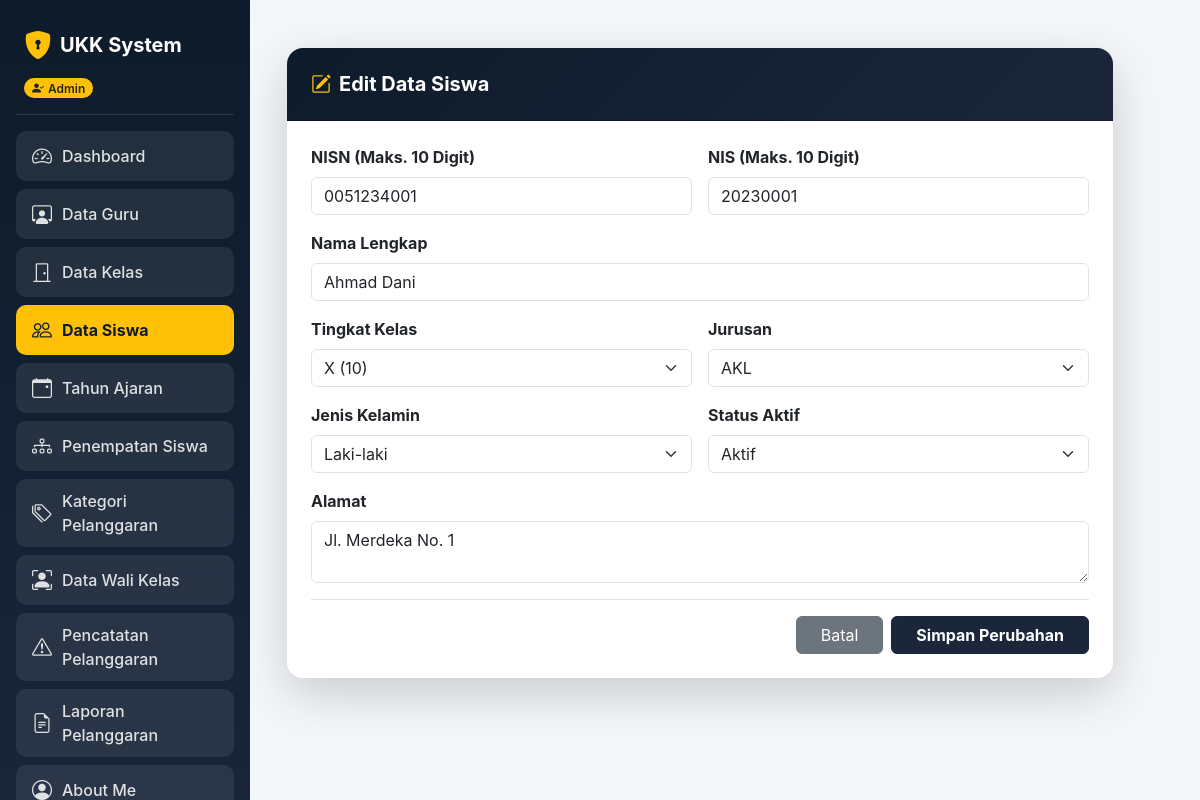
The app's page /siswa/siswa_edit.php?id=1 (signed in) with its own data.
### tables this page shows
CREATE TABLE `t_siswa` (
  `id` int(11) NOT NULL,
  `nis` varchar(30) DEFAULT NULL,
  `nisn` varchar(20) NOT NULL,
  `nama` varchar(50) DEFAULT NULL,
  `jenis_kelamin` char(1) NOT NULL,
  `tanggal_lahir` date NOT NULL,
  `alamat` text NOT NULL,
  `status_aktif` tinyint(1) NOT NULL,
  `created_at` timestamp NULL DEFAULT current_timestamp(),
  `updated_at` timestamp NULL DEFAULT current_timestamp()
);

### siswa/siswa_edit.php (the view, shortened to what this page needs)
<?php
include '../koneksi.php';
$role = $_SESSION['role'];
$id = $_GET['id'] ?? '';
$id = mysqli_real_escape_string($koneksi, $id);
$q_data = mysqli_query($koneksi, "SELECT * FROM t_siswa WHERE id = '$id'");
$data   = mysqli_fetch_assoc($q_data);
?>
<!DOCTYPE html>
<html lang="id">
<head>
  <link href="https://cdn.jsdelivr.net/npm/bootstrap@5.3.0/dist/css/bootstrap.min.css" rel="stylesheet">
  <link rel="stylesheet" href="https://cdn.jsdelivr.net/npm/bootstrap-icons@1.11.1/font/bootstrap-icons.css">
</head>
<body>
  <div class="container-fluid">
    <div class="row">
      <div class="col-md-3 col-lg-2 sidebar p-3 text-white">
        <div class="d-flex align-items-center gap-2 mb-2 px-2 mt-2">
          <i class="bi bi-shield-lock-fill fs-3 text-warning"></i>
          <h4 class="mb-0 fw-bold fs-5">UKK System</h4>
        </div>
        <div class="px-2 mb-3">
          <span class="badge bg-warning text-dark px-2 py-1 rounded-pill fw-semibold"><i class="bi bi-person-check-fill me-1"></i><?= $role; ?></span>
        </div>
        <hr class="text-white-50">
        <ul class="nav flex-column mb-auto">
          <li class="nav-item"><a href="../dashboard.php?tab=menu1" class="nav-link-custom"><i class="bi bi-speedometer2 fs-5"></i><span>Dashboard</span></a></li>
          <li class="nav-item"><a href="../dashboard.php?tab=menu2" class="nav-link-custom"><i class="bi bi-person-workspace fs-5"></i><span>Data Guru</span></a></li>
          <li class="nav-item"><a href="../dashboard.php?tab=menu3" class="nav-link-custom"><i class="bi bi-door-closed fs-5"></i><span>Data Kelas</span></a></li>
          <li class="nav-item"><a href="../dashboard.php?tab=menu4" class="nav-link-custom" style="background-color: #ffc107; color: #0d1b2a; font-weight: 700;"><i class="bi bi-people fs-5"></i><span>Data Siswa</span></a></li>
          <li class="nav-item"><a href="../dashboard.php?tab=menu5" class="nav-link-custom"><i class="bi bi-calendar-event fs-5"></i><span>Tahun Ajaran</span></a></li>
          <li class="nav-item"><a href="../dashboard.php?tab=menu6" class="nav-link-custom"><i class="bi bi-diagram-3 fs-5"></i><span>Penempatan Siswa</span></a></li>
          <li class="nav-item"><a href="../dashboard.php?tab=menu7" class="nav-link-custom"><i class="bi bi-tags fs-5"></i><span>Kategori Pelanggaran</span></a></li>
          <li class="nav-item"><a href="../dashboard.php?tab=menu8" class="nav-link-custom"><i class="bi bi-person-bounding-box fs-5"></i><span>Data Wali Kelas</span></a></li>
          <li class="nav-item"><a href="../dashboard.php?tab=menu9" class="nav-link-custom"><i class="bi bi-exclamation-triangle fs-5"></i><span>Pencatatan Pelanggaran</span></a></li>
          <li class="nav-item"><a href="../dashboard.php?tab=menu10" class="nav-link-custom"><i class="bi bi-file-earmark-text fs-5"></i><span>Laporan Pelanggaran</span></a></li>
          <li class="nav-item"><a href="../dashboard.php?tab=menu_about" class="nav-link-custom"><i class="bi bi-person-circle fs-5"></i><span>About Me</span></a></li>
        </ul>
      </div>
      <main class="col-md-9 col-lg-10 p-4 ms-auto">
        <div class="container py-4" style="max-width: 850px;">
          <form action="" method="POST">
            <div class="card shadow-lg border-0 rounded-4 overflow-hidden">
              <div class="card-header text-white p-4" style="background: linear-gradient(135deg, #0d1b2a 0%, #1b263b 100%);">
                <h5 class="mb-0 fw-bold"><i class="bi bi-pencil-square me-2 text-warning"></i>Edit Data Siswa</h5>
              </div>
              <div class="card-body p-4 bg-white">
                <div class="row g-3 mb-3">
                  <div class="col-md-6">
                    <label class="form-label fw-bold">NISN (Maks. 10 Digit)</label>
                    <input type="text" name="nisn" class="form-control" maxlength="10" value="<?= htmlspecialchars($data['nisn'] ?? ''); ?>" oninput="this.value = this.value.replace(/[^0-9]/g, '')" required>
                  </div>
                  <div class="col-md-6">
                    <label class="form-label fw-bold">NIS (Maks. 10 Digit)</label>
                    <input type="text" name="nis" class="form-control" maxlength="10" value="<?= htmlspecialchars($data['nis'] ?? ''); ?>" oninput="this.value = this.value.replace(/[^0-9]/g, '')" required>
                  </div>
                </div>
                <div class="mb-3">
                  <label class="form-label fw-bold">Nama Lengkap</label>
                  <input type="text" name="nama" class="form-control" value="<?= htmlspecialchars($data['nama'] ?? ''); ?>" required>
                </div>
                <div class="row g-3 mb-3">
                  <div class="col-md-6">
                    <label class="form-label fw-bold">Tingkat Kelas</label>
                    <select name="kelas" class="form-select" required>
                      <option value="X" <?= (($data['kelas'] ?? '') == 'X') ? 'selected' : ''; ?>>X (10)</option>
                    </select>
                  </div>
                  <div class="col-md-6">
                    <label class="form-label fw-bold">Jurusan</label>
                    <select name="jurusan" class="form-select" required>
                      <?php
                      $q_jur = mysqli_query($koneksi, "SELECT DISTINCT jurusan FROM t_kelas WHERE jurusan IS NOT NULL AND jurusan != '' ORDER BY jurusan ASC");
                      while ($j = mysqli_fetch_assoc($q_jur)) {
                          $selected = (($data['jurusan'] ?? '') == $j['jurusan']) ? 'selected' : '';
                          echo "<option value='{$j['jurusan']}' {$selected}>{$j['jurusan']}</option>";
                      }
                      ?>
                    </select>
                  </div>
                </div>
                <div class="row g-3 mb-3">
                  <div class="col-md-6">
                    <label class="form-label fw-bold">Jenis Kelamin</label>
                    <select name="jenis_kelamin" class="form-select" required>
                      <option value="L" <?= (($data['jenis_kelamin'] ?? '') == 'L') ? 'selected' : ''; ?>>Laki-laki</option>
                    </select>
                  </div>
                  <div class="col-md-6">
                    <label class="form-label fw-bold">Status Aktif</label>
                    <select name="status_aktif" class="form-select" required>
                      <option value="1" <?= (($data['status_aktif'] ?? '') == '1') ? 'selected' : ''; ?>>Aktif</option>
                    </select>
                  </div>
                </div>
                <div class="mb-3">
                  <label class="form-label fw-bold">Alamat</label>
                  <textarea name="alamat" class="form-control" rows="2"><?= htmlspecialchars($data['alamat'] ?? ''); ?></textarea>
                </div>
                <div class="pt-3 border-top d-flex gap-2 justify-content-end">
                  <a href="../dashboard.php?tab=menu4" class="btn btn-secondary px-4">Batal</a>
                  <button type="submit" name="update" class="btn px-4 fw-bold text-white" style="background-color: #1b263b; border-color: #1b263b;">
                    Simpan Perubahan
                  </button>
                </div>
              </div>
            </div>
          </form>
        </div>
      </main>
    </div>
  </div>
</body>
</html>

### siswa/siswa_edit.php (style rules this page uses)
body { font-family: 'Inter', sans-serif; background-color: #f4f6f9; color: #333; }
.sidebar { background: linear-gradient(180deg, #0d1b2a 0%, #1b263b 100%); min-height: 100vh; position: fixed; top: 0; left: 0; width: 250px; z-index: 1000; }
.sidebar .nav-link-custom { color: rgba(255, 255, 255, 0.85); background-color: rgba(255, 255, 255, 0.08); border-radius: 10px; padding: 10px 16px; margin-bottom: 8px; font-weight: 500; display: flex; align-items: center; gap: 10px; text-decoration: none; }
main { margin-left: 250px; }

### records on screen
t_siswa: nisn "0051234001", nis "20230001", nama "Ahmad Dani", jenis_kelamin "Laki-laki", status_aktif "Aktif", alamat "Jl. Merdeka No. 1"

### other values on screen
$role "Admin"
form field jurusan "AKL"
